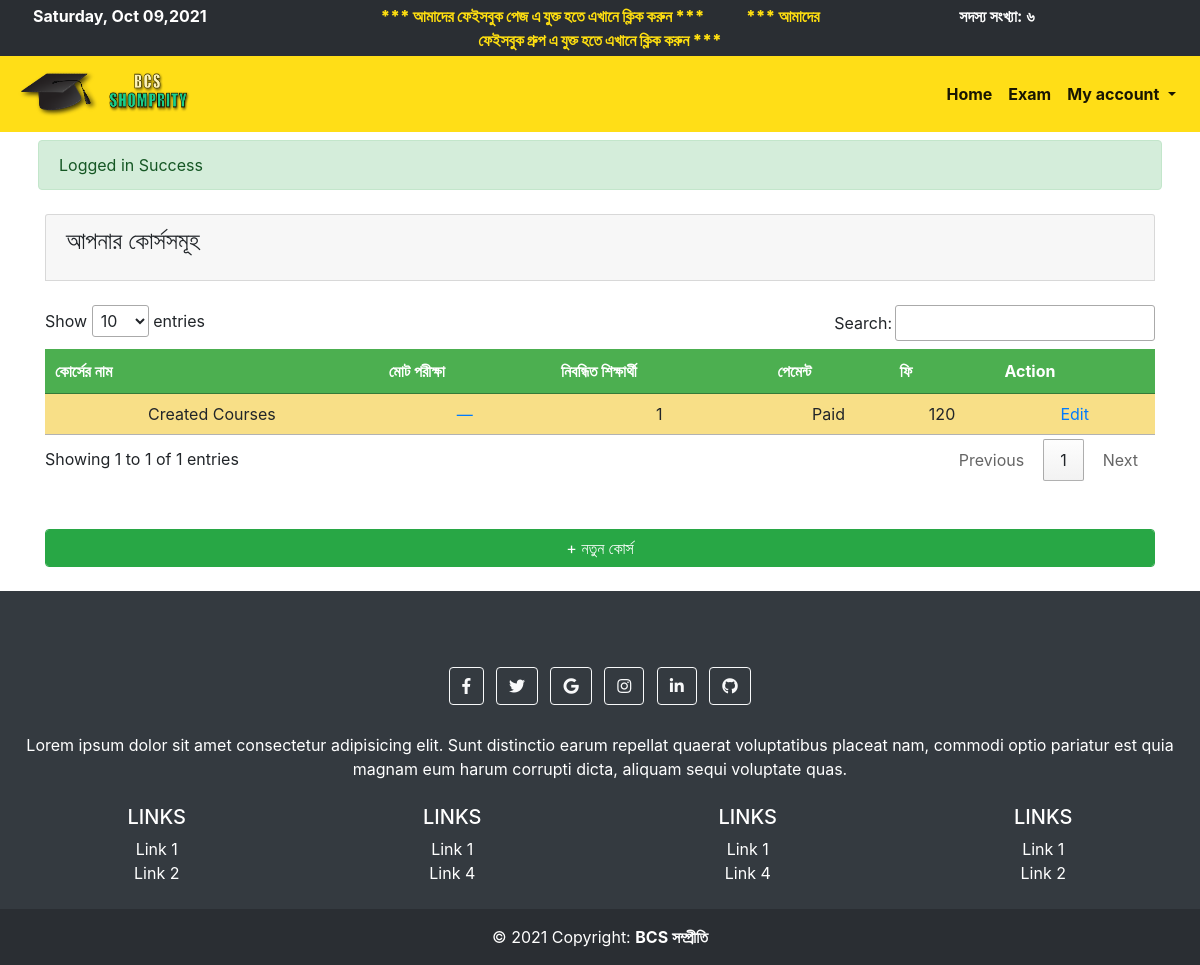
/student/my_courses.php (signed in), run on the app's committed database.
### tables this page shows
CREATE TABLE `create_course` (
  `id` int(100) NOT NULL,
  `user_id` int(11) NOT NULL,
  `course_name` varchar(100) NOT NULL,
  `payment_status` tinyint(1) NOT NULL DEFAULT 0,
  `payment_amount` int(255) DEFAULT NULL,
  `register_student` int(255) DEFAULT 0,
  `created_exams` int(255) DEFAULT 0,
  `created_at` timestamp NOT NULL DEFAULT current_timestamp()
);

### link/dbname.php (called while the page is built, shortened)
<?php
$CREATE_COURSE = 'create_course';

### student/my_courses.php (the view)
<?php include 'toplayout.php';
$user_id = userID($userInput);
$data = all_by_userID($CREATE_COURSE,$user_id);
?>
<div class="container">
    <div class=" card card-header">
        <h4 class="card-title text-center" style="display: flex"> আপনার কোর্সসমূহ </h4>
    </div>
    <br>
    <table class="category_table text-center" id="table_id">
        <thead>
            <tr>
                <th> কোর্সের নাম </th>
                <th> মোট পরীক্ষা </th>
                <th> নিবন্ধিত শিক্ষার্থী </th>
                <th> পেমেন্ট </th>
                <th> ফি </th>
                <th> Action </th>
            </tr>
        </thead>
        <?php  foreach ($data as $row) { ?>
        <tr>
            <td><?php  echo $row['course_name']; ?></td>
            <td>
                <a href="view_model_tests.php?id=<?php echo $row['id']?>">
                    <div style="width: 100%">
                        <?php  echo $row['created_exams']?$row['created_exams']:"—"; ?>
                    </div>
                </a>
            </td>
            <td> <?php  echo $row['register_student']?$row['register_student']:"—"; ?></td>
            <td> <?php  echo ($row['payment_status']==0?"Paid":"Free"); ?></td>
            <td> <?php  echo $row['payment_amount']?$row['payment_amount']:"—"; ?></td>
            <td>
                <a href="edit_my_courses">Edit</a>
            </td>
        </tr>
        <?php  } ?>
    </table>
    <br>
    <br>
    <strong>
        <a href="create_new_courses" class="btn btn-success form-control">+ নতুন কোর্স</a>
    </strong>
</div>
<br>
<?php include 'bottomlayout.php'; ?>

### data on the page
create_course: course_name "Created Courses", register_student "1", payment_status "Paid", payment_amount "120"

### other printed values
englishToBangla($totalmember) "৬"
$_SESSION['message'] "Logged in Success"
